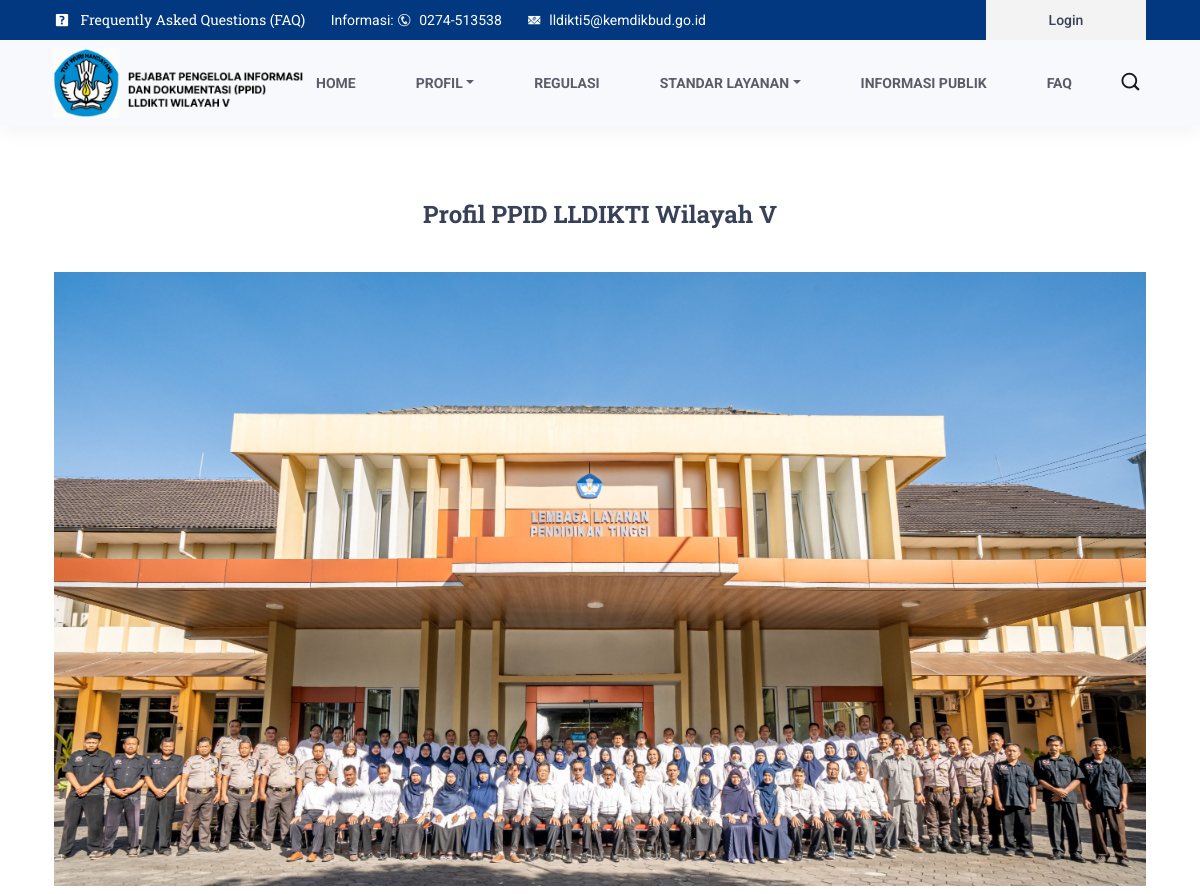
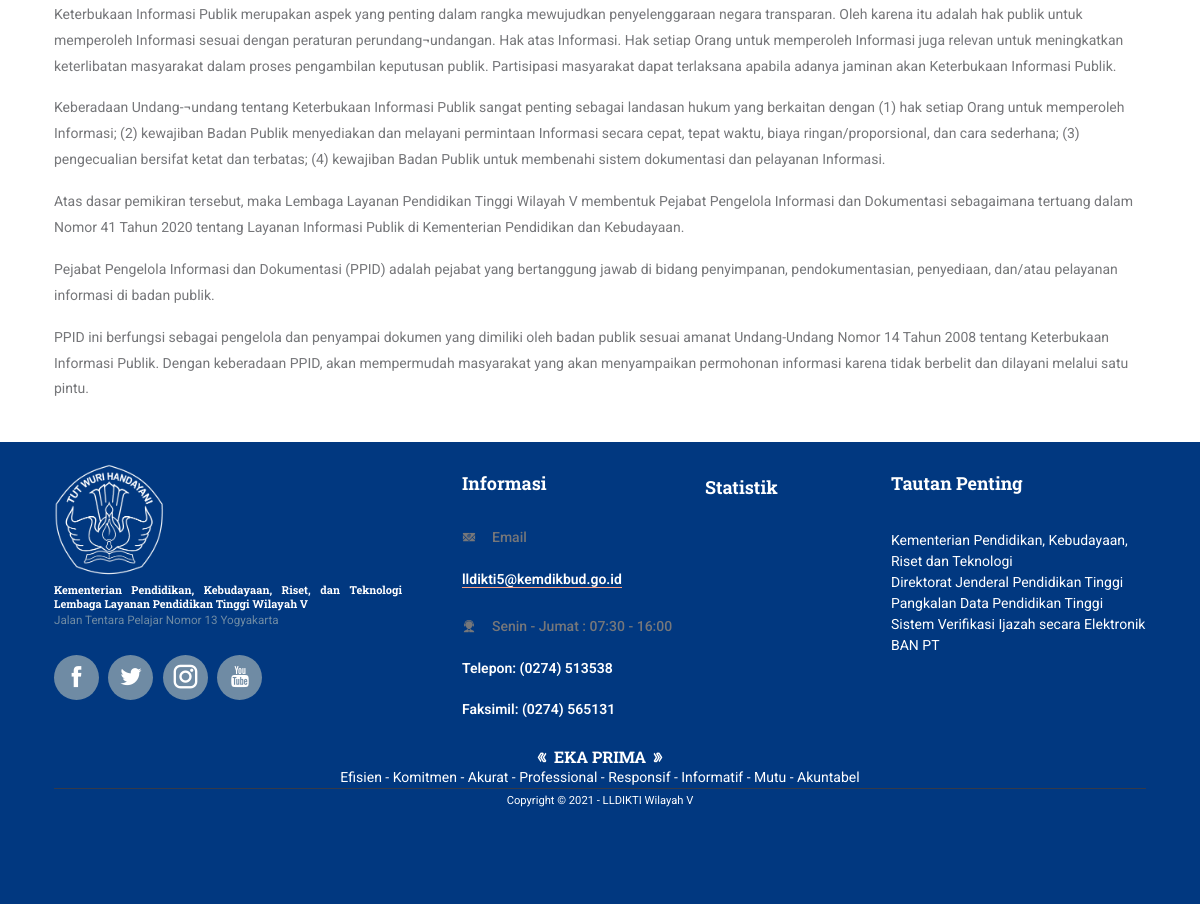
The app's page /index.php/page/p_ppid with its own data (2 pictures, top to bottom).
### tables this page shows
CREATE TABLE `tbl_page` (
  `Content_id` int(11) NOT NULL,
  `Judul` text NOT NULL,
  `Waktu` date NOT NULL,
  `Gambar` varchar(200) NOT NULL,
  `Deskripsi` text NOT NULL
);

### application/controllers/Page.php (called while the page is built, shortened)
<?php
class Page extends CI_Controller
{
    public function __construct()
    {
        $this->load->model('page_model');
    }
    public function p_ppid()
    {
        $data['content'] = $this->page_model->get_content_by_id(1);
        if ($data['content']) {
            $data['title'] = 'Profile PPID LLDIKTI V';
            $this->load->view('frontend/header', $data);
            $this->load->view('frontend/profile/p_ppid', $data);
            $this->load->view('frontend/footer');
        } else {
            echo "Content not found!";
        }
    }
}

### index.php (called while the page is built, shortened)
<?php
require_once BASEPATH.'core/CodeIgniter.php';

### application/models/Page_model.php (called while the page is built, shortened)
<?php
class Page_model extends CI_Model{
    public function get_content_by_id($id){
        $data = $this->db->get_where('tbl_page', array('Content_id' => $id));
        return $data->row_array();
    }
}
?>

### application/views/frontend/profile/p_ppid.php (the view, shortened to what this page needs)
<section class="blog-section mt-4">
    <div class="container" style="margin-top: 200px; ">
        <?php if (!empty($content)): ?>
            <div class="block mt-3" style="text-align: center;">
                <h3><?= $content['Judul']; ?></h3>
            </div>
            <div class="row">
                <div class="col-md-12 col-sm-12 col-xs-12">
                    <div class="left-side">
                        <div class="item-holder">
                            <div class="content-text pt-4">
                                <div style="text-align:left">
                                    <p style="text-align:justify">
                                        <img alt="" src="<?= base_url('./gambar/') . $content['Gambar'] ?>" style="float:left; margin-bottom:10px; margin-top:3px; width:100%;" />
                                    </p>
                                    <p>
                                        <?= $content['Deskripsi']; ?>
                                    </p>
                                </div>
                            </div>
                        </div>
                    </div>
                </div>
                <div class="col-md-3 col-sm-12 col-xs-12">
                </div>
            </div>
        <?php else: ?>
            <p>Content not found!</p>
        <?php endif; ?>
    </div>
</section>

### frontend/styles/main_styles.css (style rules this page uses)
* { margin: 0; padding: 0; -webkit-font-smoothing: antialiased; -webkit-text-shadow: rgba(0, 0, 0, 0.01) 0 0 1px; text-shadow: rgba(0, 0, 0, 0.01) 0 0 1px; }
body { font-family: "Roboto", sans-serif; font-size: 14px; font-weight: 400; background: #ffffff; color: #a5a5a5; }
div { display: block; position: relative; -webkit-box-sizing: border-box; -moz-box-sizing: border-box; box-sizing: border-box; }
p { font-family: "Roboto", sans-serif; font-size: 14px; line-height: 1.85; font-weight: 400; color: #76777a; -webkit-font-smoothing: antialiased; -webkit-text-shadow: rgba(0, 0, 0, 0.01) 0 0 1px; text-shadow: rgba(0, 0, 0, 0.01) 0 0 1px; }
h3 { font-size: 24px; }
h1, h2, h3, h4, h5, h6 { font-family: "Roboto Slab", serif; font-weight: 700; -webkit-font-smoothing: antialiased; -webkit-text-shadow: rgba(0, 0, 0, 0.01) 0 0 1px; text-shadow: rgba(0, 0, 0, 0.01) 0 0 1px; color: #384158; margin-bottom: 0; }
section { display: block; position: relative; box-sizing: border-box; }

### records on screen
tbl_page: Judul "Profil PPID LLDIKTI Wilayah V", Gambar (picture), Deskripsi "Keterbukaan Informasi Publik merupakan aspek yang penting dalam rangka mewujudkan penyelenggaraan negara transparan. Oleh karena itu adalah hak publik untuk memperoleh Informasi sesuai dengan peraturan perundang¬undangan. Hak atas Informasi. Hak setiap Orang untuk memperoleh Informasi juga relevan untuk meningkatkan keterlibatan masyarakat dalam proses pengambilan keputusan publik. Partisipasi masyarakat dapat terlaksana apabila adanya jaminan akan Keterbukaan Informasi Publik. Keberadaan Undang-¬undang tentang Keterbukaan Informasi Publik sangat penting sebagai landasan hukum yang berkaitan dengan (1) hak setiap Orang untuk memperoleh Informasi; (2) kewajiban Badan Publik menyediakan dan…"
